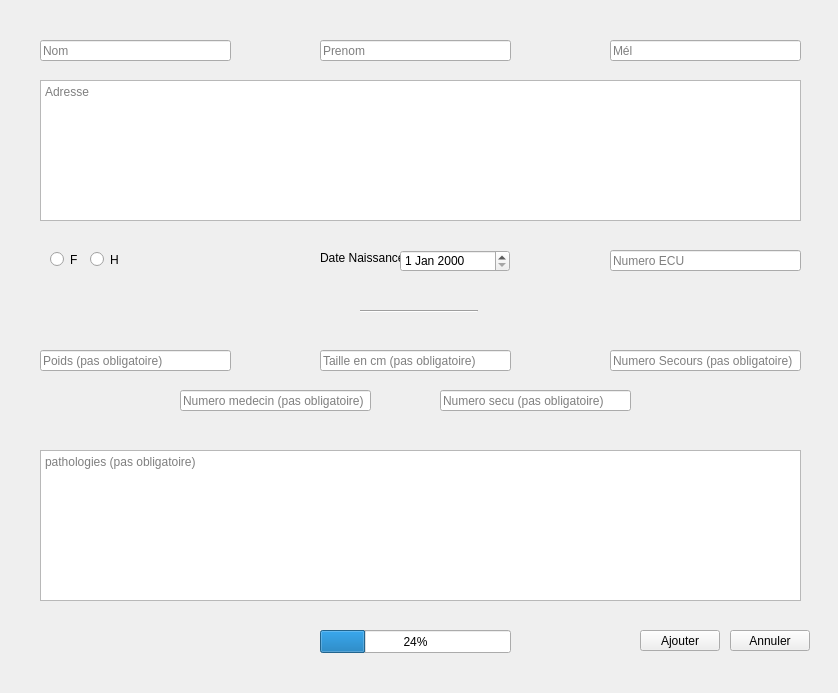
<?xml version="1.0" encoding="UTF-8"?>
<ui version="4.0">
 <class>ajouterClient</class>
 <widget class="QMainWindow" name="ajouterClient">
  <property name="geometry">
   <rect>
    <x>0</x>
    <y>0</y>
    <width>838</width>
    <height>693</height>
   </rect>
  </property>
  <property name="minimumSize">
   <size>
    <width>838</width>
    <height>693</height>
   </size>
  </property>
  <property name="maximumSize">
   <size>
    <width>838</width>
    <height>693</height>
   </size>
  </property>
  <property name="windowTitle">
   <string>Ajouter Client</string>
  </property>
  <property name="windowIcon">
   <iconset>
    <normaloff>logo-domo.png</normaloff>logo-domo.png</iconset>
  </property>
  <widget class="QWidget" name="centralwidget">
   <widget class="QLineEdit" name="nom">
    <property name="geometry">
     <rect>
      <x>40</x>
      <y>40</y>
      <width>191</width>
      <height>21</height>
     </rect>
    </property>
    <property name="text">
     <string/>
    </property>
    <property name="placeholderText">
     <string>Nom</string>
    </property>
   </widget>
   <widget class="QLineEdit" name="prenom">
    <property name="geometry">
     <rect>
      <x>320</x>
      <y>40</y>
      <width>191</width>
      <height>21</height>
     </rect>
    </property>
    <property name="text">
     <string/>
    </property>
    <property name="placeholderText">
     <string>Prenom</string>
    </property>
   </widget>
   <widget class="QLineEdit" name="mail">
    <property name="geometry">
     <rect>
      <x>610</x>
      <y>40</y>
      <width>191</width>
      <height>21</height>
     </rect>
    </property>
    <property name="text">
     <string/>
    </property>
    <property name="placeholderText">
     <string>Mél</string>
    </property>
   </widget>
   <widget class="QTextEdit" name="textEdit">
    <property name="geometry">
     <rect>
      <x>40</x>
      <y>80</y>
      <width>761</width>
      <height>141</height>
     </rect>
    </property>
    <property name="html">
     <string>&lt;!DOCTYPE HTML PUBLIC &quot;-//W3C//DTD HTML 4.0//EN&quot; &quot;http://www.w3.org/TR/REC-html40/strict.dtd&quot;&gt;
&lt;html&gt;&lt;head&gt;&lt;meta name=&quot;qrichtext&quot; content=&quot;1&quot; /&gt;&lt;style type=&quot;text/css&quot;&gt;
p, li { white-space: pre-wrap; }
&lt;/style&gt;&lt;/head&gt;&lt;body style=&quot; font-family:'MS Shell Dlg 2'; font-size:8.25pt; font-weight:400; font-style:normal;&quot;&gt;
&lt;p style=&quot;-qt-paragraph-type:empty; margin-top:0px; margin-bottom:0px; margin-left:0px; margin-right:0px; -qt-block-indent:0; text-indent:0px;&quot;&gt;&lt;br /&gt;&lt;/p&gt;&lt;/body&gt;&lt;/html&gt;</string>
    </property>
    <property name="placeholderText">
     <string>Adresse</string>
    </property>
   </widget>
   <widget class="QRadioButton" name="femme">
    <property name="geometry">
     <rect>
      <x>50</x>
      <y>250</y>
      <width>31</width>
      <height>19</height>
     </rect>
    </property>
    <property name="text">
     <string>F</string>
    </property>
   </widget>
   <widget class="QRadioButton" name="homme">
    <property name="geometry">
     <rect>
      <x>90</x>
      <y>250</y>
      <width>41</width>
      <height>19</height>
     </rect>
    </property>
    <property name="text">
     <string>H</string>
    </property>
   </widget>
   <widget class="QLabel" name="label">
    <property name="geometry">
     <rect>
      <x>320</x>
      <y>250</y>
      <width>81</width>
      <height>16</height>
     </rect>
    </property>
    <property name="text">
     <string>Date Naissance</string>
    </property>
   </widget>
   <widget class="QDateEdit" name="dateNaissance">
    <property name="geometry">
     <rect>
      <x>400</x>
      <y>250</y>
      <width>110</width>
      <height>22</height>
     </rect>
    </property>
   </widget>
   <widget class="QLineEdit" name="numeroECU">
    <property name="geometry">
     <rect>
      <x>610</x>
      <y>250</y>
      <width>191</width>
      <height>21</height>
     </rect>
    </property>
    <property name="text">
     <string/>
    </property>
    <property name="placeholderText">
     <string>Numero ECU</string>
    </property>
   </widget>
   <widget class="QLineEdit" name="poids">
    <property name="geometry">
     <rect>
      <x>40</x>
      <y>350</y>
      <width>191</width>
      <height>21</height>
     </rect>
    </property>
    <property name="text">
     <string/>
    </property>
    <property name="placeholderText">
     <string>Poids (pas obligatoire)</string>
    </property>
   </widget>
   <widget class="QLineEdit" name="taille">
    <property name="geometry">
     <rect>
      <x>320</x>
      <y>350</y>
      <width>191</width>
      <height>21</height>
     </rect>
    </property>
    <property name="text">
     <string/>
    </property>
    <property name="placeholderText">
     <string>Taille en cm (pas obligatoire)</string>
    </property>
   </widget>
   <widget class="QLineEdit" name="numeroSecours">
    <property name="geometry">
     <rect>
      <x>610</x>
      <y>350</y>
      <width>191</width>
      <height>21</height>
     </rect>
    </property>
    <property name="text">
     <string/>
    </property>
    <property name="placeholderText">
     <string>Numero Secours (pas obligatoire)</string>
    </property>
   </widget>
   <widget class="QLineEdit" name="numeroMedecin">
    <property name="geometry">
     <rect>
      <x>180</x>
      <y>390</y>
      <width>191</width>
      <height>21</height>
     </rect>
    </property>
    <property name="text">
     <string/>
    </property>
    <property name="placeholderText">
     <string>Numero medecin (pas obligatoire)</string>
    </property>
   </widget>
   <widget class="Line" name="line">
    <property name="geometry">
     <rect>
      <x>360</x>
      <y>310</y>
      <width>118</width>
      <height>3</height>
     </rect>
    </property>
    <property name="orientation">
     <enum>Qt::Horizontal</enum>
    </property>
   </widget>
   <widget class="QLineEdit" name="numeroMedecin_2">
    <property name="geometry">
     <rect>
      <x>440</x>
      <y>390</y>
      <width>191</width>
      <height>21</height>
     </rect>
    </property>
    <property name="text">
     <string/>
    </property>
    <property name="placeholderText">
     <string>Numero secu (pas obligatoire)</string>
    </property>
   </widget>
   <widget class="QTextEdit" name="textEdit_2">
    <property name="geometry">
     <rect>
      <x>40</x>
      <y>450</y>
      <width>761</width>
      <height>151</height>
     </rect>
    </property>
    <property name="html">
     <string>&lt;!DOCTYPE HTML PUBLIC &quot;-//W3C//DTD HTML 4.0//EN&quot; &quot;http://www.w3.org/TR/REC-html40/strict.dtd&quot;&gt;
&lt;html&gt;&lt;head&gt;&lt;meta name=&quot;qrichtext&quot; content=&quot;1&quot; /&gt;&lt;style type=&quot;text/css&quot;&gt;
p, li { white-space: pre-wrap; }
&lt;/style&gt;&lt;/head&gt;&lt;body style=&quot; font-family:'MS Shell Dlg 2'; font-size:8.25pt; font-weight:400; font-style:normal;&quot;&gt;
&lt;p style=&quot;-qt-paragraph-type:empty; margin-top:0px; margin-bottom:0px; margin-left:0px; margin-right:0px; -qt-block-indent:0; text-indent:0px;&quot;&gt;&lt;br /&gt;&lt;/p&gt;&lt;/body&gt;&lt;/html&gt;</string>
    </property>
    <property name="placeholderText">
     <string>pathologies (pas obligatoire)</string>
    </property>
   </widget>
   <widget class="QPushButton" name="ajouter">
    <property name="geometry">
     <rect>
      <x>640</x>
      <y>630</y>
      <width>80</width>
      <height>21</height>
     </rect>
    </property>
    <property name="text">
     <string>Ajouter</string>
    </property>
   </widget>
   <widget class="QPushButton" name="annuler">
    <property name="geometry">
     <rect>
      <x>730</x>
      <y>630</y>
      <width>80</width>
      <height>21</height>
     </rect>
    </property>
    <property name="text">
     <string>Annuler</string>
    </property>
   </widget>
   <widget class="QLabel" name="label_2">
    <property name="geometry">
     <rect>
      <x>440</x>
      <y>140</y>
      <width>741</width>
      <height>601</height>
     </rect>
    </property>
    <property name="text">
     <string notr="true"/>
    </property>
    <property name="pixmap">
     <pixmap>../build-wifiEditor-Desktop_Qt_5_9_6_MinGW_32bit-Debug/logo-domo3.png</pixmap>
    </property>
    <property name="scaledContents">
     <bool>true</bool>
    </property>
   </widget>
   <widget class="QProgressBar" name="progressBar">
    <property name="geometry">
     <rect>
      <x>320</x>
      <y>630</y>
      <width>191</width>
      <height>23</height>
     </rect>
    </property>
    <property name="value">
     <number>24</number>
    </property>
   </widget>
   <zorder>label_2</zorder>
   <zorder>nom</zorder>
   <zorder>prenom</zorder>
   <zorder>mail</zorder>
   <zorder>textEdit</zorder>
   <zorder>femme</zorder>
   <zorder>homme</zorder>
   <zorder>label</zorder>
   <zorder>dateNaissance</zorder>
   <zorder>numeroECU</zorder>
   <zorder>poids</zorder>
   <zorder>taille</zorder>
   <zorder>numeroSecours</zorder>
   <zorder>numeroMedecin</zorder>
   <zorder>line</zorder>
   <zorder>numeroMedecin_2</zorder>
   <zorder>textEdit_2</zorder>
   <zorder>ajouter</zorder>
   <zorder>annuler</zorder>
   <zorder>progressBar</zorder>
  </widget>
 </widget>
 <resources/>
 <connections/>
</ui>
